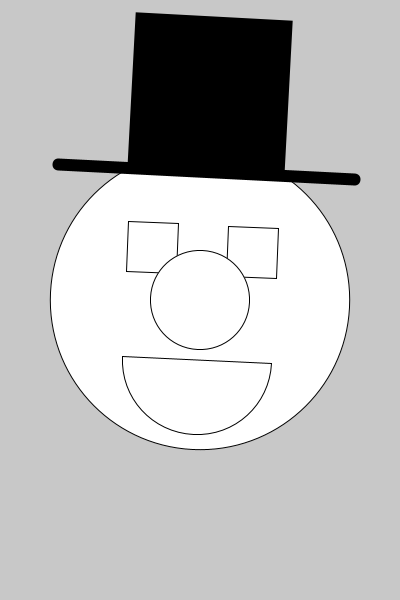
Frame 1 (no input)
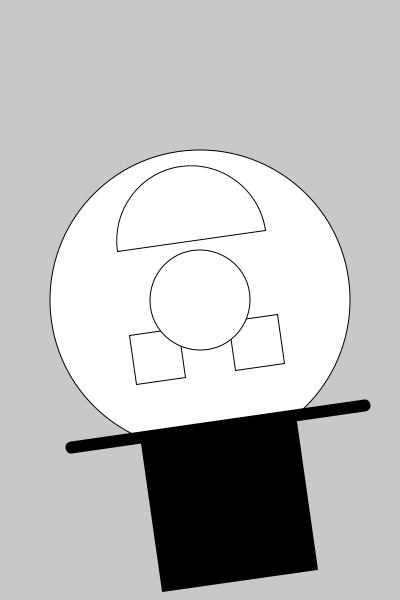
Frame 60 (the mouse pressed at the canvas centre just before this capture)
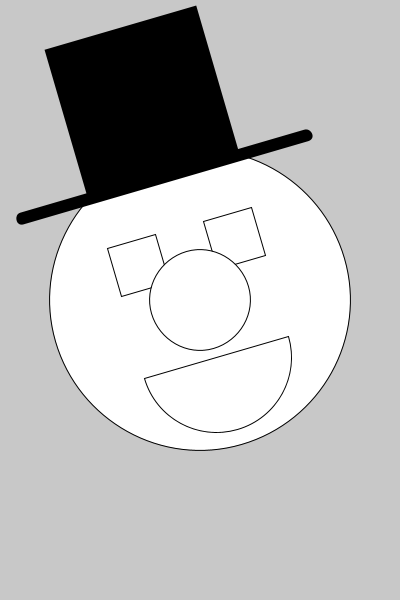
Frame 120 (the mouse held since frame 60 and released just before this capture)

The Processing sketch that drew these frames (run headless with seeded random() and noise(); from frame 60 on, the mouse is pressed at the canvas centre):

// Processing sketch: man_med_hat_v2
// ── man_med_hat_v2.pde
PShape mand;
float spin;

void setup() {
  size(400,600);
  
  // Make a group PShape
  mand = createShape(GROUP);
  
  
  // Make three shapes
  //head
  strokeWeight(1);
  PShape head = createShape(ELLIPSE,200,300,300,300);
  
 // Hat
  strokeWeight(8);
  fill(0,0,0);
  PShape hat = createShape(RECT,125,20,150,150);
  PShape hatBund = createShape(RECT,50,170,300,4,ROUND);

    //øjne
  strokeWeight(1);
  fill(255,255,255);
  PShape eye1 = createShape(RECT,125,225,50,50);
  PShape eye2 = createShape(RECT,225,225,50,50);
 
 
  // nose
  PShape nose = createShape(ELLIPSE,200,300,100,100);

  // mund
  PShape mund = createShape(ARC,200,360,150,150,0,PI,CHORD);
  
  
  // Add all three as children
  mand.addChild(head);
  mand.addChild(hat);
  mand.addChild(hatBund);
  mand.addChild(eye1);
  mand.addChild(eye2);
  mand.addChild(nose);
  mand.addChild(mund);
  

}

void draw() {
  translate(width/2, height/2);
  background(200,200,200);
  
  spin += 0.05;
  rotate(spin);
  shape(mand, -width/2, -height/2);
}
